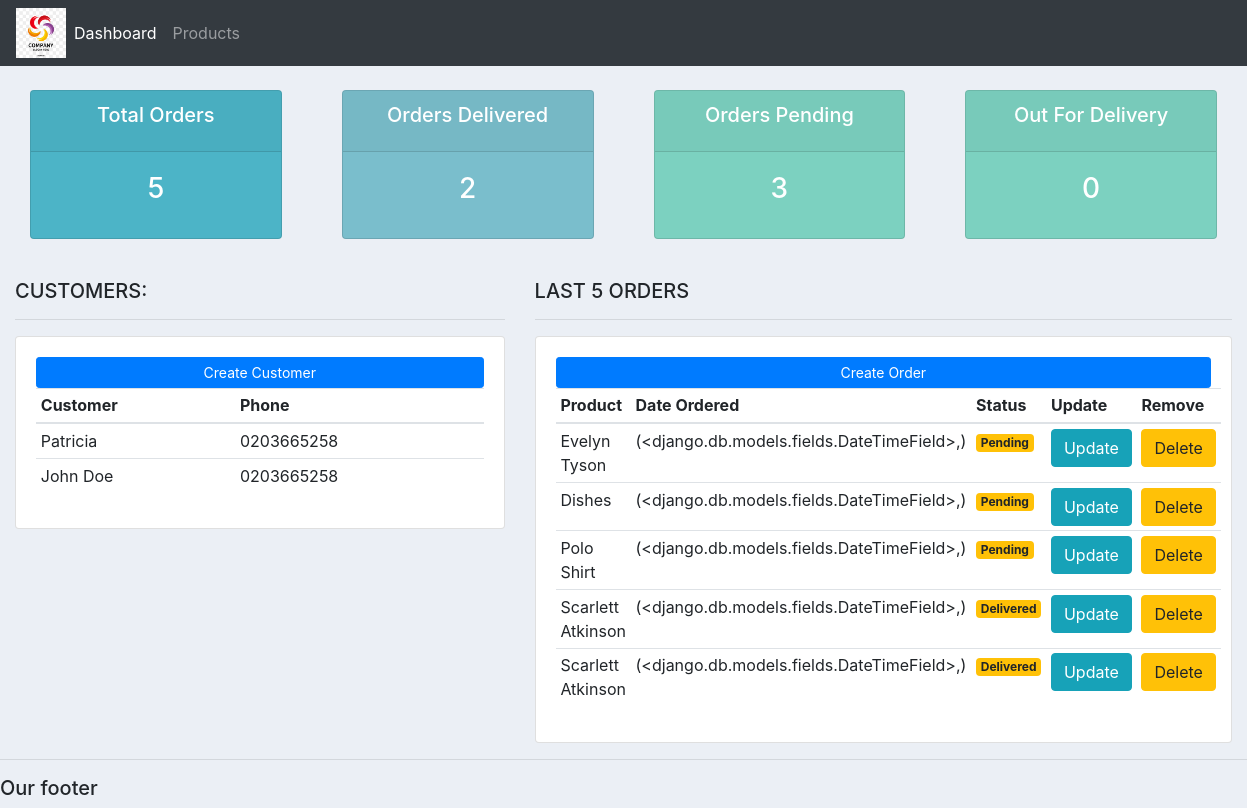
Before: / with the older database file.
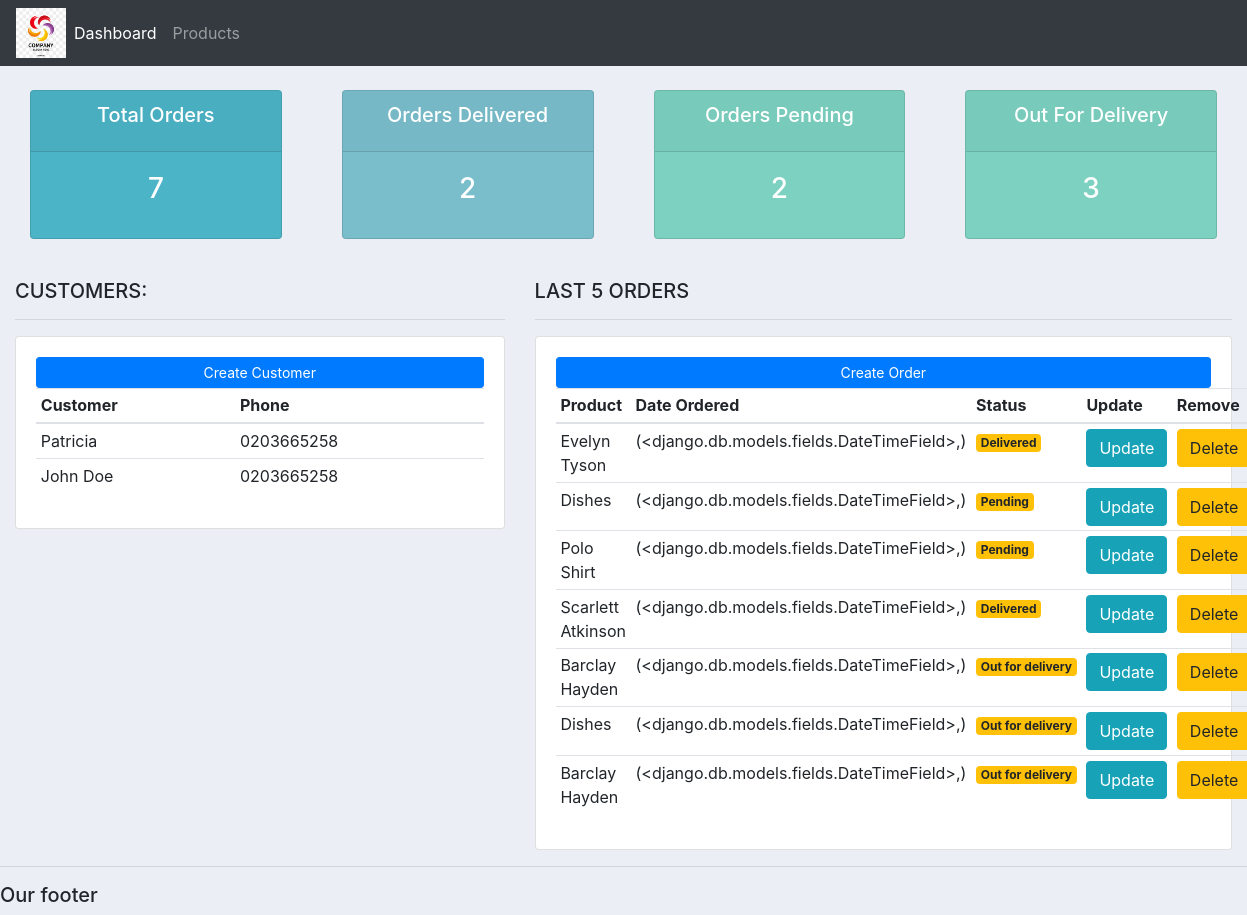
After: the same page with the newer database file.
### accounts/models.py (models this page shows, shortened)
class Customer(models.Model):
    name= models.CharField(max_length=200, null=True)
    phone = models.CharField(max_length=200, null=True)
    email = models.CharField(max_length=200, null=True)
    created_at = models.DateTimeField(auto_now_add=True)

class Order(models.Model):
    STATUSES = (
        ('Pending', 'Pending'),
        ('Out for delivery', 'Out for delivery'),
        ('Delivered', 'Delivered')
    )
    customer = models.ForeignKey(Customer, null=True, on_delete=models.SET_NULL)
    product = models.ForeignKey(Product, null=True, on_delete=models.SET_NULL)
    created_at = models.DateTimeField(auto_now_add=True),
    status = models.CharField(max_length=200, null=True, choices=STATUSES)

class Product(models.Model):
    CATEGORY = (
        ('Indoor', 'Indoor'),
        ('Out Door', 'Out Door'),
    )
    name = models.CharField(max_length=200, null=True)
    price = models.FloatField()
    category =models.CharField(max_length=200, null=True, choices=CATEGORY)
    description = models.TextField(max_length=200, null=True)
    tags = models.ManyToManyField(Tag)
    created_at = models.DateTimeField(auto_now_add=True)
    def __str__(self):
        return self.name

### accounts/views.py (the view)
# urls.py: path('', home, name='dashboard'),
def home(request):
    orders = Order.objects.all()
    customers = Customer.objects.all()
    total_customers = customers.count()
    total_orders = orders.count()
    pending_orders = orders.filter(status='Pending').count()
    out_for_delivery = orders.filter(status='Out for delivery').count()
    delivered_orders = orders.filter(status='Delivered').count()
    response = {'orders': orders, 'customers':customers, 'total_customers':total_customers, 'pending_orders':pending_orders, 'delivered_orders':delivered_orders, 'total_orders':total_orders, 'out_for_delivery':out_for_delivery}
    return render(request, 'accounts/dashboard.html', response)

### accounts/templates/accounts/dashboard.html
{%  extends 'accounts/main.html' %}
{% block content %}
{%  include 'accounts/status.html' %}
<br>
<div class="row">
	<div class="col-md-5">
		<h5>CUSTOMERS:</h5>
		<hr>
		<div class="card card-body">
			<a class="btn btn-primary  btn-sm btn-block" href="">Create Customer</a>
			<table class="table table-sm">
				<thead>
					<tr>
						<th>Customer</th>
						<th>Phone</th>
					</tr>
				</thead>
				<tbody>
				{% for customer in customers%}
					<tr>
						<td>{{customer.name}}</td>
						<td>{{customer.phone}}</td>
					</tr>
				{% endfor%}
				</tbody>
			</table>
		</div>
	</div>
	<div class="col-md-7">
		<h5>LAST 5 ORDERS</h5>
		<hr>
		<div class="card card-body">
			<a class="btn btn-primary  btn-sm btn-block" href="{% url 'order_create' %}">Create Order</a>
			<table class="table table-sm">
				<thead>
					<tr>
						<th>Product</th>
						<th>Date Ordered</th>
						<th>Status</th>
						<th>Update</th>
						<th>Remove</th>
					</tr>
				</thead>
				<tbody>
					{% for order in orders %}
						<tr>
							<td>{{order.product}}</td>
							<td>{{order.created_at}}</td>
							<td><span class="badge badge-warning">{{order.status}}</span></td>
							<td><a class="btn btn-info sm-btn" href="{% url 'order_update' order.id %}">Update</a></td>
							<td><a class="btn btn-warning sm-btn" href="{% url 'order_delete' order.id %}">Delete</a></td>
						</tr>
					{% endfor %}
				</tbody>
			</table>
		</div>
	</div>
</div>
{% endblock %}

### accounts/templates/accounts/main.html (shortened to what this page needs)
{% load static %}
<!DOCTYPE html>
<html>
<head>
	<link rel="stylesheet" href="https://stackpath.bootstrapcdn.com/bootstrap/4.3.1/css/bootstrap.min.css">
	<link rel="stylesheet" type="text/css" href="{% static '/css/main.css' %}">
</head>
<body>
	{%  include 'accounts/navbar.html' %}
	<div class="container-fluid">
	{% block content %}
	{% endblock %}
    </div>
	<hr>
	<h5>Our footer</h5>
</body>
</html>

### accounts/templates/accounts/navbar.html (shortened to what this page needs)
{% load static %}
<nav class="navbar navbar-expand-lg navbar-dark bg-dark">
  <img src="{% static 'images/sample.jpg' %}" style="width: 50px;">
  <div class="collapse navbar-collapse" id="navbarNav">
    <ul class="navbar-nav">
      <li class="nav-item active">
        <a class="nav-link" href="{% url 'dashboard' %}">Dashboard</a>
      </li>
      <li class="nav-item">
        <a class="nav-link" href="{% url 'products' %}">Products</a>
      </li>
    </ul>
  </div>
</nav>

### accounts/templates/accounts/status.html
<br>
<div class="row">
	<div class="col">
		<div class="col-md">
			<div class="card text-center text-white  mb-3" id="total-orders">
			  	<div class="card-header">
			  		<h5 class="card-title">Total Orders</h5>
			  	</div>
			  	<div class="card-body">
			    	<h3 class="card-title">{{total_orders}}</h3>
			  	</div>
			</div>
		</div>
	</div>
	<div class="col">
		<div class="col-md">
			<div class="card text-center text-white  mb-3" id="orders-delivered">
			  	<div class="card-header">
			  		<h5 class="card-title">Orders Delivered</h5>
			  	</div>
			  	<div class="card-body">
			    	<h3 class="card-title">{{delivered_orders}}</h3>
			  	</div>
			</div>
		</div>
	</div>
	<div class="col">
		<div class="col-md">
			<div class="card text-center text-white  mb-3" id="orders-pending">
			  	<div class="card-header">
			  		<h5 class="card-title">Orders Pending</h5>
			  	</div>
			  	<div class="card-body">
			    	<h3 class="card-title">{{pending_orders}}</h3>
			  	</div>
			</div>
		</div>
	</div>
	<div class="col">
		<div class="col-md">
			<div class="card text-center text-white  mb-3" id="out_for_delivery">
			  	<div class="card-header">
			  		<h5 class="card-title">Out For Delivery</h5>
			  	</div>
			  	<div class="card-body">
			    	<h3 class="card-title">{{out_for_delivery}}</h3>
			  	</div>
			</div>
		</div>
	</div>
</div>

### static/css/main.css (style rules this page uses)
body { background-color: #ebeff5; }
#total-orders { background-color: #4cb4c7; }
#orders-delivered { background-color: #7abecc; }
#orders-pending { background-color: #7CD1C0; }
#out_for_delivery { background-color: #7CD1C0; }

Changed rows visible on the page:
removed Order: product "Scarlett Atkinson", created_at "(<django.db.models.fields.DateTimeField>,)", status "Delivered"
changed Order "Evelyn Tyson": status "Pending" → "Delivered"
added Order: product "Barclay Hayden", created_at "(<django.db.models.fields.DateTimeField>,)", status "Out for delivery"
added Order: product "Dishes", created_at "(<django.db.models.fields.DateTimeField>,)", status "Out for delivery"
added Order: product "Barclay Hayden", created_at "(<django.db.models.fields.DateTimeField>,)", status "Out for delivery"
Other visible differences:
{{ total_orders }}: "5" → "7"
{{ pending_orders }}: "3" → "2"
{{ out_for_delivery }}: "0" → "3"
